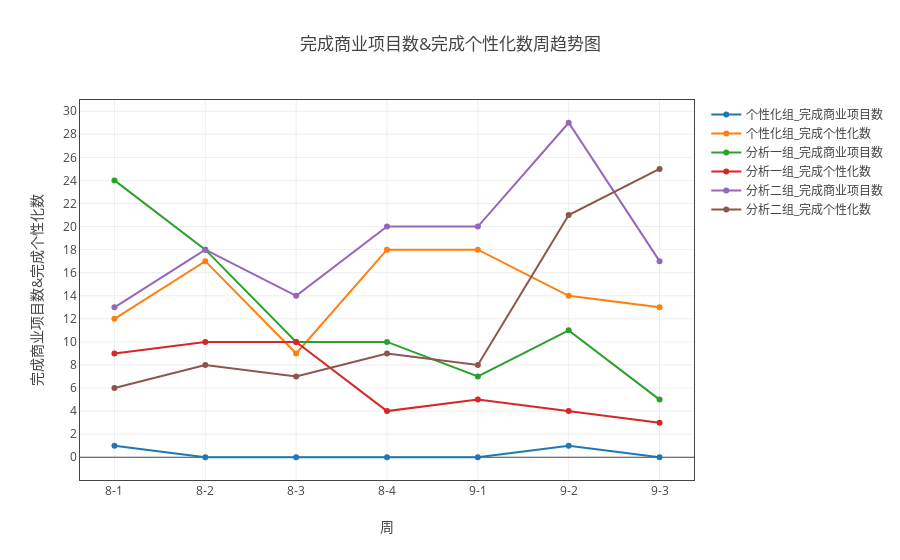

Notebook code for this chart:
### Markdown cell above
### 各组完成组成比例展示

### Code cell
data_dict = {'完成商业项目数':['完成商业项目数'],'完成个性化数':['完成个性化数'],}
myModule.plot( all_dict, data_dict, '组别','line',time_list = time_list)

### Figure 1 — Plotly figure (JSON) as saved in the notebook; plotly's stock layout.template omitted (floating-point values rounded to 4 significant figures)
{"data": [{"name": "个性化组_完成商业项目数", "type": "scatter", "uid": "4f3178bc-c559-11e8-97d0-a81e84e6c740", "x": ["8-1", "8-2", "8-3", "8-4", "9-1", "9-2", "9-3"], "y": [1, 0, 0, 0, 0, 1, 0]}, {"name": "个性化组_完成个性化数", "type": "scatter", "uid": "4f317c40-c559-11e8-97d0-a81e84e6c740", "x": ["8-1", "8-2", "8-3", "8-4", "9-1", "9-2", "9-3"], "y": [12, 17, 9, 18, 18, 14, 13]}, {"name": "分析一组_完成商业项目数", "type": "scatter", "uid": "4f317fd8-c559-11e8-97d0-a81e84e6c740", "x": ["8-1", "8-2", "8-3", "8-4", "9-1", "9-2", "9-3"], "y": [24, 18, 10, 10, 7, 11, 5]}, {"name": "分析一组_完成个性化数", "type": "scatter", "uid": "4f3181ea-c559-11e8-97d0-a81e84e6c740", "x": ["8-1", "8-2", "8-3", "8-4", "9-1", "9-2", "9-3"], "y": [9, 10, 10, 4, 5, 4, 3]}, {"name": "分析二组_完成商业项目数", "type": "scatter", "uid": "4f3183d4-c559-11e8-97d0-a81e84e6c740", "x": ["8-1", "8-2", "8-3", "8-4", "9-1", "9-2", "9-3"], "y": [13, 18, 14, 20, 20, 29, 17]}, {"name": "分析二组_完成个性化数", "type": "scatter", "uid": "4f3185b4-c559-11e8-97d0-a81e84e6c740", "x": ["8-1", "8-2", "8-3", "8-4", "9-1", "9-2", "9-3"], "y": [6, 8, 7, 9, 8, 21, 25]}], "layout": {"title": "完成商业项目数&完成个性化数周趋势图", "xaxis": {"mirror": "all", "nticks": 20, "showgrid": true, "showline": true, "title": "周", "zeroline": true}, "yaxis": {"mirror": "all", "nticks": 20, "showgrid": true, "showline": true, "title": "完成商业项目数&完成个性化数", "zeroline": true}}}
